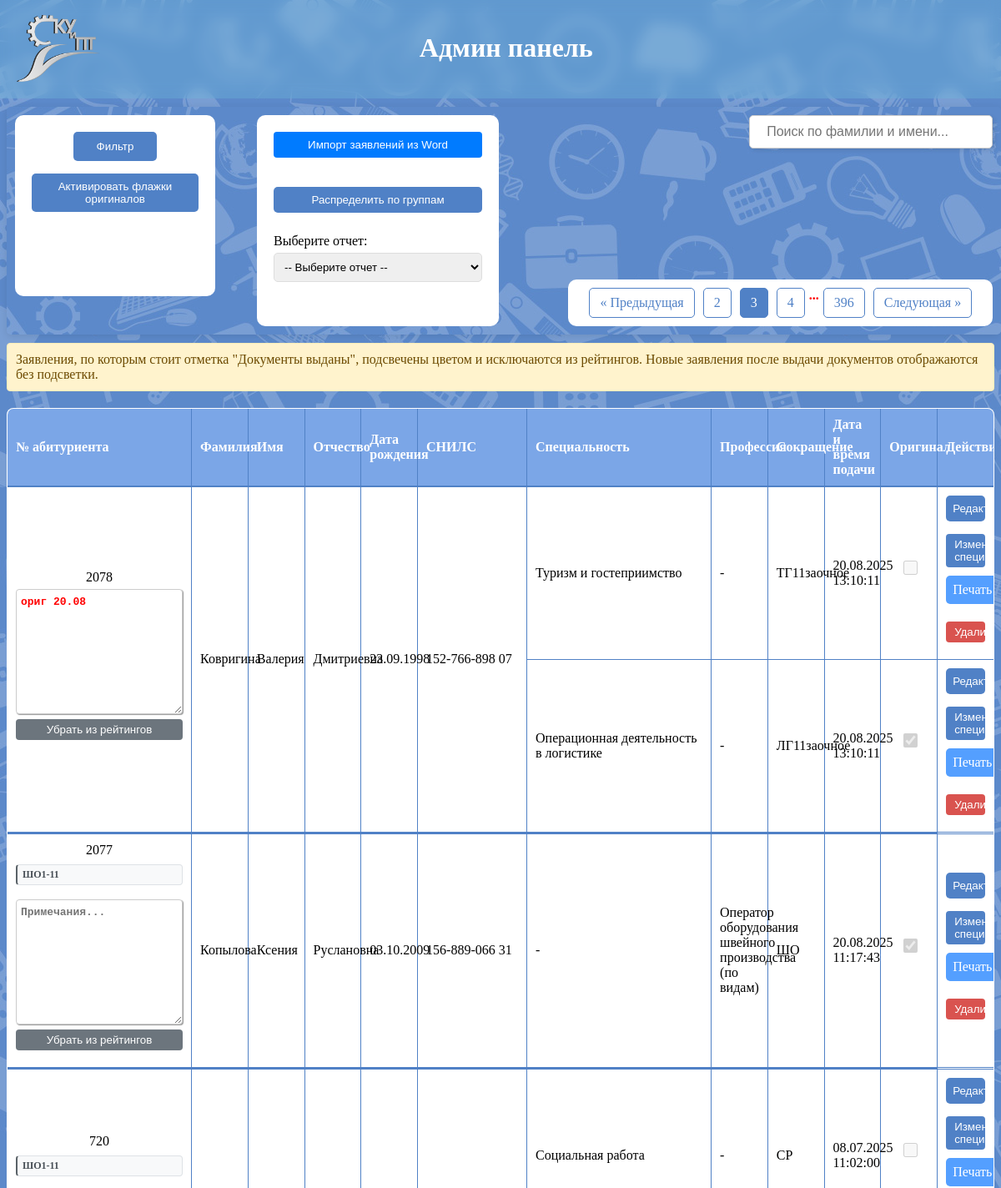
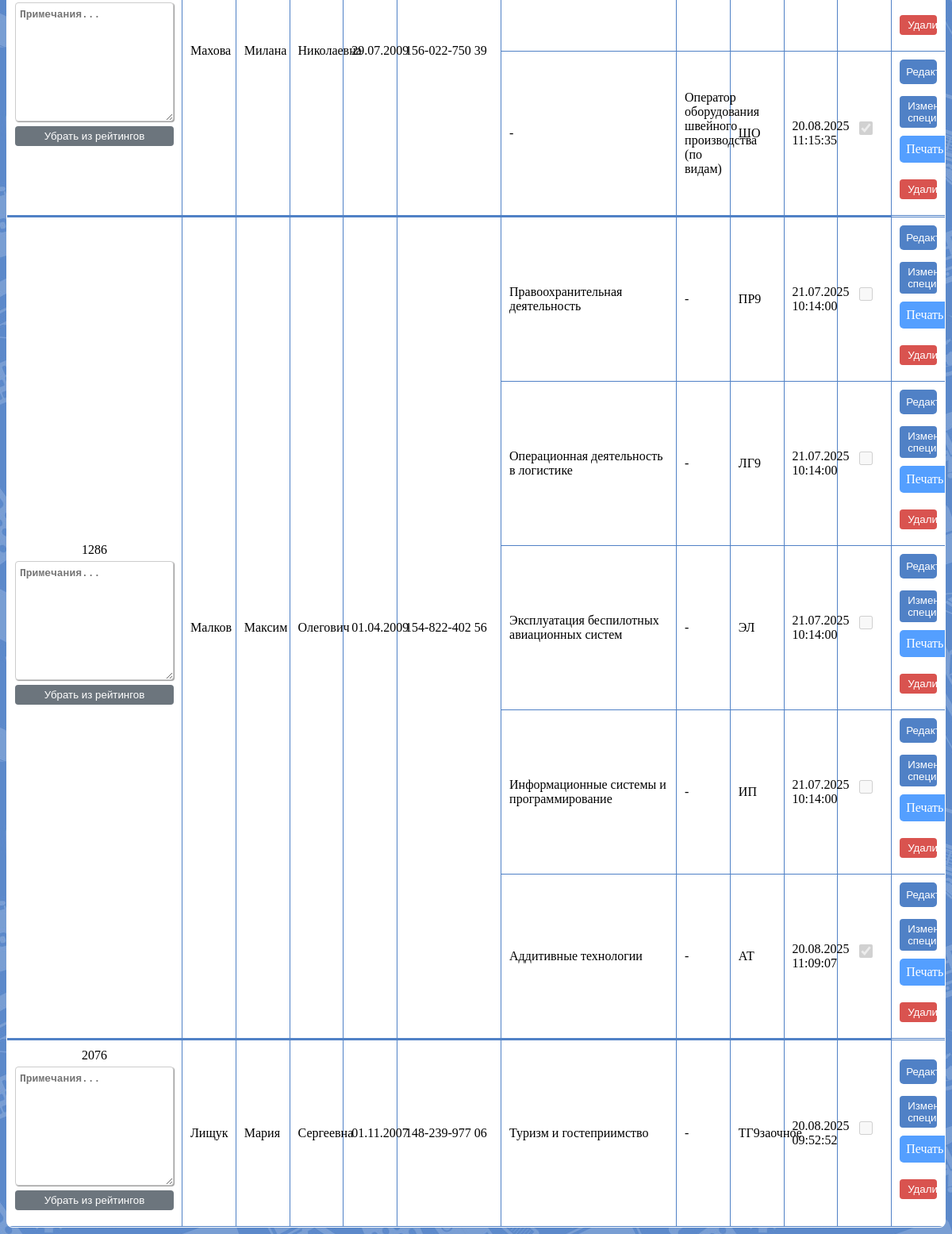
The page /pages/administrator.php?page=3 on the database its author committed (2 pictures, top to bottom).
### tables this page shows
CREATE TABLE `zayav` (
  `id_zayav` int(11) NOT NULL,
  `id_abitur` int(11) NOT NULL,
  `id_spec_prof` int(11) DEFAULT NULL,
  `budzhet` int(11) DEFAULT '1',
  `date` datetime NOT NULL DEFAULT CURRENT_TIMESTAMP,
  `original` tinyint(1) NOT NULL DEFAULT '0',
  `comment` text,
  `issue_note` text,
  `group_id` int(11) DEFAULT NULL
);

CREATE TABLE `profec_spec` (
  `id_prof_spec` int(11) NOT NULL,
  `title` varchar(150) NOT NULL,
  `code` varchar(10) NOT NULL,
  `socr` varchar(20) NOT NULL,
  `ispitanie` int(11) DEFAULT NULL,
  `class` int(11) NOT NULL,
  `forma_obuch` int(11) NOT NULL,
  `kategoriya` int(11) NOT NULL,
  `programm` int(11) NOT NULL,
  `date_sobr` int(11) DEFAULT NULL,
  `date_okonch` int(11) DEFAULT NULL
);

CREATE TABLE `abit` (
  `id_abit` int(11) NOT NULL,
  `familiya` varchar(50) NOT NULL,
  `imya` varchar(50) NOT NULL,
  `otchestvo` varchar(50) NOT NULL,
  `snils` varchar(20) DEFAULT NULL,
  `phone` varchar(20) DEFAULT NULL,
  `date_bd` date NOT NULL,
  `document` varchar(10) DEFAULT NULL,
  `ser_num` varchar(20) NOT NULL,
  `date_vidachi_doc` date DEFAULT NULL,
  `kem_vidan_doc` text,
  `polis` varchar(50) DEFAULT NULL,
  `komp_polis` text,
  `email` varchar(100) DEFAULT NULL,
  `id_doc_obr` int(11) DEFAULT NULL,
  `num_doc_obr` varchar(30) DEFAULT NULL,
  `date_doc_obr` date DEFAULT NULL,
  `kem_doc_obr` text,
  `in_yaz` int(11) DEFAULT NULL,
  `dr_in_yaz` varchar(20) DEFAULT NULL,
  `usl_ovz` tinyint(1) DEFAULT NULL,
  `obzh` tinyint(1) DEFAULT NULL,
  `grazhdanstvo` varchar(100) DEFAULT NULL,
  `kat_grazhd` varchar(150) DEFAULT NULL,
  `pervooch_priem` varchar(100) DEFAULT NULL,
  `dostizheniya` text,
  `sr_ball_attest` double DEFAULT NULL,
  `adress_prozhiv` int(11) DEFAULT NULL,
  `adress_registr` int(11) DEFAULT NULL,
  `mesto_rozhd` int(11) DEFAULT NULL
);

### pages/administrator.php (the view, shortened to what this page needs)
<?php
$host = 'localhost';
$user = 'root';
$password = 'root';
$dbname = 'pk_2025';
$conn = new mysqli($host, $user, $password, $dbname);
$limit = 5;
$page = isset($_GET['page']) ? max((int)$_GET['page'], 1) : 1;
$offset = ($page - 1) * $limit;
$sqlWhere = '';
$sql = "
SELECT
    abit.id_abit,
    abit.familiya,
    abit.imya,
    abit.otchestvo,
    abit.snils,
    abit.date_bd,
    MAX(zayav.date) as latest_date,
    (SELECT comment FROM zayav WHERE id_abitur = abit.id_abit AND comment IS NOT NULL ORDER BY date DESC LIMIT 1) as last_comment
FROM
    abit
JOIN zayav ON abit.id_abit = zayav.id_abitur
JOIN profec_spec ON zayav.id_spec_prof = profec_spec.id_prof_spec
JOIN kat_spec_prof ON profec_spec.kategoriya = kat_spec_prof.id_kat
WHERE 1 $sqlWhere
GROUP BY abit.id_abit, abit.familiya, abit.imya, abit.otchestvo, abit.snils, abit.date_bd
ORDER BY latest_date DESC
LIMIT ? OFFSET ?
";
$stmt = $conn->prepare($sql);
$stmt->bind_param("ii", $limit, $offset);
$stmt->execute();
$result = $stmt->get_result();
$sqlCount = "
SELECT COUNT(DISTINCT abit.id_abit) AS total
FROM abit
JOIN zayav ON abit.id_abit = zayav.id_abitur
JOIN profec_spec ON zayav.id_spec_prof = profec_spec.id_prof_spec
JOIN kat_spec_prof ON profec_spec.kategoriya = kat_spec_prof.id_kat
WHERE 1 $sqlWhere
";
$resultCount = $conn->query($sqlCount);
$totalAbit = $resultCount->fetch_assoc()['total'];
$totalPages = ceil($totalAbit / $limit);
$abitIds = array_column($result->fetch_all(MYSQLI_ASSOC), 'id_abit');
if (!empty($abitIds)) {
    $idsIn = implode(",", array_map('intval', $abitIds));
    $zayavQuery = "
    SELECT
        abit.id_abit,
        abit.familiya,
        abit.imya,
        abit.otchestvo,
        abit.snils,
        abit.date_bd,
        zayav.id_zayav,
        zayav.date,
        zayav.original,
        zayav.comment,
        zayav.issue_note,
        zayav.group_id,
        groups.name as group_name,
        profec_spec.code,
        profec_spec.title AS spec_title,
        profec_spec.socr,
        kat_spec_prof.title AS kategoriya,
        (SELECT comment FROM zayav WHERE id_abitur = abit.id_abit AND comment IS NOT NULL ORDER BY date DESC LIMIT 1) as last_comment
    FROM
        zayav
    JOIN abit ON abit.id_abit = zayav.id_abitur
    JOIN profec_spec ON zayav.id_spec_prof = profec_spec.id_prof_spec
    JOIN kat_spec_prof ON profec_spec.kategoriya = kat_spec_prof.id_kat
    LEFT JOIN `groups` ON zayav.group_id = groups.id
    WHERE abit.id_abit IN ($idsIn)
    ORDER BY zayav.date DESC
    ";
    $zayavResult = $conn->query($zayavQuery);
    $abitData = [];
    while ($row = $zayavResult->fetch_assoc()) {
        $idAbit = $row['id_abit'];
        if (!isset($abitData[$idAbit])) {
            $abitData[$idAbit] = [
                'familiya' => $row['familiya'],
                'imya' => $row['imya'],
                'otchestvo' => $row['otchestvo'],
                'snils' => $row['snils'],
                'date_bd' => $row['date_bd'],
                'last_comment' => $row['last_comment'],
                'group_name' => $row['group_name'],
                'zayavleniya' => []
            ];
        }
        $abitData[$idAbit]['zayavleniya'][] = [
            'code' => $row['code'],
            'spec_title' => $row['kategoriya'] === 'Специальность' ? $row['spec_title'] : '-',
            'profession' => $row['kategoriya'] === 'Профессия' ? $row['spec_title'] : '-',
            'socr' => $row['socr'],
            'date' => $row['date'],
            'id_zayav' => $row['id_zayav'],
            'original' => $row['original'],
            'comment' => $row['comment'],
            'issue_note' => $row['issue_note'],
            'group_id' => $row['group_id'],
            'group_name' => $row['group_name']
        ];
    }
}
?>
<!DOCTYPE html>
<html lang="ru">
<head>
    <link rel="stylesheet" href="css/styles.css">
</head>
<body>
<header>
    <div class="blur">
        <img src="img/ykuipt_logo.png" alt="Логотип"><h1>Админ панель</h1>
    </div>
</header>
<div class = "search-and-filter">
    <div class = "filter-otchet">
        <div class="filter-cont-btn">
            <button id="openFilter" class="filter-btn">Фильтр</button>
            <button id="activateCheckboxes" class="button">Активировать флажки оригиналов</button>
        </div>
        <div class = "otchet">
    <div style="margin-bottom: 20px;">
        <button id="importBtn" class="btn btn-primary">Импорт заявлений из Word</button>
    </div>
    <button id="distributeGroups" class="button">Распределить по группам</button>
    <label for="reportSelector">Выберите отчет:</label>
    <select id="reportSelector" onchange="showReport()">
        <option value="">-- Выберите отчет --</option>
    </select>
    <br><br>
        </div>
    </div>
<div id = "searchContainer">
    <form id="searchForm" method="GET" action="">
        <input type="text" name="search" id="searchInput" placeholder="Поиск по фамилии и имени..."
            value="<?= htmlspecialchars($_GET['search'] ?? '') ?>">
    </form>
</div>
<div class="pagination-filter">
    <?php
    $params = $_GET;
    unset($params['page']);
    $queryString = http_build_query($params);
    function pageLink($pageNum, $currentPage, $queryString) {
        $active = $pageNum == $currentPage ? 'active' : '';
        $link = '?page=' . $pageNum . ($queryString ? '&' . $queryString : '');
        return '<a href="' . htmlspecialchars($link) . '" class="' . $active . '">' . htmlspecialchars($pageNum) . '</a>';
    }
    if ($page > 1) {
        echo '<a href="?page=' . ($page - 1) . ($queryString ? '&' . $queryString : '') . '">« Предыдущая</a>';
    }
    for ($i = max(1, $page - 1); $i <= min($totalPages, $page + 1); $i++) {
        echo pageLink($i, $page, $queryString);
    }
    if ($page < $totalPages - 1) {
        if ($page + 1 < $totalPages - 1) {
            echo '<span>...</span>';
        }
        echo pageLink($totalPages, $page, $queryString);
    }
    if ($page < $totalPages) {
        echo '<a href="?page=' . ($page + 1) . ($queryString ? '&' . $queryString : '') . '">Следующая »</a>';
    }
    ?>
</div>
</div>
    <?php if (empty($abitData)) : ?>
    <div class = "no-zayav">
        <p>Нет заявлений для отображения</p>
    </div>
    <?php else : ?>
    <div class="issued-legend">
        Заявления, по которым стоит отметка "Документы выданы", подсвечены цветом и исключаются из рейтингов. Новые заявления после выдачи документов отображаются без подсветки.
    </div>
    <table id = "table_zayav">
    <thead>
        <tr>
            <th class="th1">№ абитуриента</th>
            <th>Фамилия</th>
            <th>Имя</th>
            <th>Отчество</th>
            <th>Дата рождения</th>
            <th class="th2">СНИЛС</th>
            <th>Специальность</th>
            <th>Профессия</th>
            <th>Сокращение</th>
            <th>Дата и время подачи</th>
            <th>Оригинал</th>
            <th>Действия</th>
        </tr>
    </thead>
    <tbody>
    <?php
    foreach ($abitData as $idAbit => $data) {
        $rowCount = isset($data['zayavleniya']) ? count($data['zayavleniya']) : 0;
        if (isset($data['zayavleniya'])) {
            usort($data['zayavleniya'], function($a, $b) {
                return $a['id_zayav'] - $b['id_zayav'];
            });
        }
        echo "<tr class='abit-border-top'><td colspan='11'></td></tr>";
        $firstZayav = array_shift($data['zayavleniya']);
        $isIssued = isset($firstZayav['issue_note']) && $firstZayav['issue_note'] && strpos($firstZayav['issue_note'], 'Документы выданы') === 0;
        $issueNote = $isIssued ? htmlspecialchars($firstZayav['issue_note']) : '';
        $issueLabel = $issueNote ? "<div class='issued-label'>{$issueNote}</div>" : '';
        $issuedCellClass = $issueNote ? " class='issued-cell'" : '';
        $applyToSpec = $firstZayav['spec_title'] !== '-';
        $specContent = $applyToSpec ? $issueLabel . $firstZayav['spec_title'] : $firstZayav['spec_title'];
        $profContent = !$applyToSpec ? $issueLabel . $firstZayav['profession'] : $firstZayav['profession'];
        echo "<tr>";
        echo "<td rowspan='" . ($rowCount) . "' class='td-id'>
            <div class='td-id-content'>
                <div class='abit-number'>" . htmlspecialchars($idAbit) . "</div>";
        $allZayavs = array_merge([$firstZayav], $data['zayavleniya']);
        $groups = [];
        foreach ($allZayavs as $z) {
            if (!empty($z['group_name'])) {
                $key = $z['group_name'] . '|' . $z['socr'];
                if (!isset($groups[$key])) {
                    $groups[$key] = [
                        'group_name' => $z['group_name'],
                        'socr' => $z['socr']
                    ];
                }
            }
        }
        if (!empty($groups)) {
            echo "<div class='groups-container'>";
            foreach ($groups as $group) {
                echo "<div class='group-badge'>
                        <span class='group-name'>" . htmlspecialchars($group['group_name']) . "</span>
                    </div>";
            }
            echo "</div>";
        }
        echo "<textarea
            class='notes-textarea'
            data-abit-id='" . $idAbit . "'
            placeholder='Примечания...'>" . htmlspecialchars($data['last_comment'] ?? '') . "</textarea>
        <button class='btn btn-secondary hide-from-rating' style='margin-top:6px; width:100%;' data-id='" . $firstZayav['id_zayav'] . "' data-name='" . htmlspecialchars($data['familiya'] . ' ' . $data['imya'], ENT_QUOTES) . "'>Убрать из рейтингов</button>
        </div>
        </td>";
        echo "<td rowspan='" . ($rowCount) . "'>" . htmlspecialchars($data['familiya']) . "</td>";
        echo "<td rowspan='" . ($rowCount) . "'>" . htmlspecialchars($data['imya']) . "</td>";
        echo "<td rowspan='" . ($rowCount) . "'>" . htmlspecialchars($data['otchestvo']) . "</td>";
        echo "<td rowspan='" . ($rowCount) . "'>" . date("d.m.Y", strtotime($data['date_bd'])) . "</td>";
        echo "<td rowspan='" . ($rowCount) . "'>" . htmlspecialchars($data['snils']) . "</td>";
        echo "<td{$issuedCellClass}>{$specContent}</td>";
        echo "<td{$issuedCellClass}>{$profContent}</td>";
        echo "<td{$issuedCellClass}>" . htmlspecialchars($firstZayav['socr']) . "</td>";
        echo "<td{$issuedCellClass}>" . date("d.m.Y H:i:s", strtotime($firstZayav['date'])) . "</td>";
        $checked = $firstZayav['original'] == 1 ? 'checked' : '';
        echo "<td{$issuedCellClass}><input type='checkbox' class='checkbox-original' data-id='" . $firstZayav['id_zayav'] . "' data-abit-id='" . $idAbit . "' $checked disabled></td>";
        echo "<td{$issuedCellClass}>";
        echo '<button class="btn btn-info view-details" data-id="' . $firstZayav['id_zayav'] . '">Редактировать</button>';
        echo '<button class="btn btn-warning change-spec" data-id="' . $firstZayav['id_zayav'] . '">Изменить специальность</button>';
        echo "<a href='otchet/print_application.php?id=" . $firstZayav['id_zayav'] . "' class='button-print'>Печать</a>";
        echo '<button class="btn btn-danger delete-zayav" style="margin-top:6px;" data-id="' . $firstZayav['id_zayav'] . '" data-name="' . htmlspecialchars($data['familiya'] . ' ' . $data['imya'], ENT_QUOTES) . '" data-socr="' . htmlspecialchars($firstZayav['socr'], ENT_QUOTES) . '">Удалить</button>';
        echo "</td>";
        echo "</tr>";
        foreach ($data['zayavleniya'] as $zayav) {
            $isIssuedRow = isset($zayav['issue_note']) && $zayav['issue_note'] && strpos($zayav['issue_note'], 'Документы выданы') === 0;
            $issueNoteRow = $isIssuedRow ? htmlspecialchars($zayav['issue_note']) : '';
            $issueLabelRow = $issueNoteRow ? "<div class='issued-label'>{$issueNoteRow}</div>" : '';
            $issuedCellClassRow = $issueNoteRow ? " class='issued-cell'" : '';
            $applyToSpecRow = $zayav['spec_title'] !== '-';
            $specContentRow = $applyToSpecRow ? $issueLabelRow . $zayav['spec_title'] : $zayav['spec_title'];
            $profContentRow = !$applyToSpecRow ? $issueLabelRow . $zayav['profession'] : $zayav['profession'];
            echo "<tr>";
            echo "<td{$issuedCellClassRow}>{$specContentRow}</td>";
            echo "<td{$issuedCellClassRow}>{$profContentRow}</td>";
            echo "<td{$issuedCellClassRow}>" . htmlspecialchars($zayav['socr']) . "</td>";
            echo "<td{$issuedCellClassRow}>" . date("d.m.Y H:i:s", strtotime($zayav['date'])) . "</td>";
            $checked = $zayav['original'] == 1 ? 'checked' : '';
            echo "<td{$issuedCellClassRow}><input type='checkbox' class='checkbox-original' data-id='" . $zayav['id_zayav'] . "' data-abit-id='" . $idAbit . "' $checked disabled></td>";
            echo "<td{$issuedCellClassRow}>";
            echo '<button class="btn btn-info view-details" data-id="' . $zayav['id_zayav'] . '">Редактировать</button>';
            echo '<button class="btn btn-warning change-spec" data-id="' . $zayav['id_zayav'] . '">Изменить специальность</button>';
            echo "<a href='otchet/print_application.php?id=" . $zayav['id_zayav'] . "' class='button-print'>Печать</a>";
            echo '<button class="btn btn-danger delete-zayav" style="margin-top:6px;" data-id="' . $zayav['id_zayav'] . '" data-name="' . htmlspecialchars($data['familiya'] . ' ' . $data['imya'], ENT_QUOTES) . '" data-socr="' . htmlspecialchars($zayav['socr'], ENT_QUOTES) . '">Удалить</button>';
            echo "</td>";
            echo "</tr>";
        }
        echo "<tr class='abit-border-bottom'><td colspan='11'></td></tr>";
    }
    ?>
    </tbody>
</table>
<?php endif; ?>
</body>
</html>

### rows shown on the page
zayav: idAbit "2078", value "ориг 20.08", familiya "Ковригина", imya "Валерия", otchestvo "Дмитриевна", date_bd "23.09.1998", snils "152-766-898 07", specContent "Туризм и гостеприимство", id_spec_prof.title "-", id_spec_prof.socr "ТГ11заочное", date "20.08.2025 13:10:11"
zayav: specContentRow "Операционная деятельность в логистике", id_spec_prof.title "-", id_spec_prof.socr "ЛГ11заочное", date "20.08.2025 13:10:11"
zayav: idAbit "2077", group_name "ШО1-11", value "Примечания...", id_abitur.familiya "Копылова", id_abitur.imya "Ксения", id_abitur.otchestvo "Руслановна", id_abitur.date_bd "03.10.2009", id_abitur.snils "156-889-066 31", specContent "-", issue_note.title "Оператор оборудования швейного производства (по видам)", id_spec_prof.socr "ШО", date "20.08.2025 11:17:43"
zayav: idAbit "720", group_name "ШО1-11", value "Примечания...", id_abitur.familiya "Махова", id_abitur.imya "Милана", id_abitur.otchestvo "Николаевна", id_abitur.date_bd "29.07.2009", id_abitur.snils "156-022-750 39", specContentRow "-", issue_note.title "Оператор оборудования швейного производства (по видам)", id_spec_prof.socr "ШО", date "20.08.2025 11:15:35"
profec_spec: title.issue_note "Социальная работа", title "-", socr "СР"
zayav: date "08.07.2025 11:02:00"
zayav: idAbit "1286", value "Примечания...", familiya "Малков", imya "Максим", otchestvo "Олегович", date_bd "01.04.2009", snils "154-822-402 56", specContent "Правоохранительная деятельность", id_spec_prof.title "-", id_spec_prof.socr "ПР9", date "21.07.2025 10:14:00"
zayav: specContentRow "Операционная деятельность в логистике", id_spec_prof.title "-", id_spec_prof.socr "ЛГ9", date "21.07.2025 10:14:00"
zayav: specContentRow "Эксплуатация беспилотных авиационных систем", id_spec_prof.title "-", id_spec_prof.socr "ЭЛ", date "21.07.2025 10:14:00"
zayav: specContentRow "Информационные системы и программирование", id_spec_prof.title "-", id_spec_prof.socr "ИП", date "21.07.2025 10:14:00"
zayav: specContentRow "Аддитивные технологии", id_spec_prof.title "-", id_spec_prof.socr "АТ", date "20.08.2025 11:09:07"
zayav: idAbit "2076", value "Примечания...", familiya "Лищук", imya "Мария", otchestvo "Сергеевна", date_bd "01.11.2007", snils "148-239-977 06", specContent "Туризм и гостеприимство", id_spec_prof.title "-", id_spec_prof.socr "ТГ9заочное", date "20.08.2025 09:52:52"

### other values the page prints
$pageNum "2"
$pageNum "3"
$pageNum "4"
$pageNum "396"
